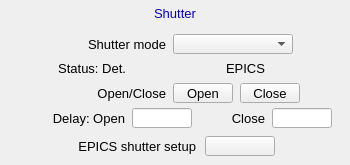
<?xml version="1.0" ?>
<ui version="4.0">
  <class>Dialog</class>
  <widget class="PyDMFrame" name="screen">
    <property name="geometry">
      <rect>
        <x>85</x>
        <y>111</y>
        <width>350</width>
        <height>165</height>
      </rect>
    </property>
    <property name="styleSheet">
      <string notr="true">PyDMFrame#screen {
  color: rgb(0, 0, 0);
  background-color: rgb(187, 187, 187);
  }</string>
    </property>
    <property name="windowTitle">
      <string>ADShutter</string>
    </property>
    <widget class="PyDMDrawingRectangle" name="rectangle">
      <property name="geometry">
        <rect>
          <x>122</x>
          <y>2</y>
          <width>107</width>
          <height>21</height>
        </rect>
      </property>
      <property name="brush" stdset="0">
        <brush brushstyle="SolidPattern">
          <color alpha="255">
            <red>218</red>
            <green>218</green>
            <blue>218</blue>
          </color>
        </brush>
      </property>
      <property name="penStyle" stdset="0">
        <enum>Qt::SolidLine</enum>
      </property>
      <property name="penColor" stdset="0">
        <color>
          <red>218</red>
          <green>218</green>
          <blue>218</blue>
        </color>
      </property>
      <property name="penWidth" stdset="0">
        <double>0</double>
      </property>
      <property name="penCapStyle" stdset="0">
        <enum>Qt::FlatCap</enum>
      </property>
      <property name="toolTip">
        <string>rectangle</string>
      </property>
    </widget>
    <widget class="PyDMDrawingRectangle" name="rectangle_1">
      <property name="geometry">
        <rect>
          <x>0</x>
          <y>0</y>
          <width>350</width>
          <height>165</height>
        </rect>
      </property>
      <property name="brush" stdset="0">
        <brush brushstyle="NoBrush">
          <color alpha="255">
            <red>0</red>
            <green>0</green>
            <blue>0</blue>
          </color>
        </brush>
      </property>
      <property name="penStyle" stdset="0">
        <enum>Qt::SolidLine</enum>
      </property>
      <property name="penColor" stdset="0">
        <color>
          <red>0</red>
          <green>0</green>
          <blue>0</blue>
        </color>
      </property>
      <property name="penWidth" stdset="0">
        <double>1</double>
      </property>
      <property name="penCapStyle" stdset="0">
        <enum>Qt::FlatCap</enum>
      </property>
      <property name="toolTip">
        <string>rectangle_1</string>
      </property>
    </widget>
    <widget class="QLabel" name="text">
      <property name="geometry">
        <rect>
          <x>140</x>
          <y>3</y>
          <width>70</width>
          <height>20</height>
        </rect>
      </property>
      <property name="text">
        <string>Shutter</string>
      </property>
      <property name="font" stdset="0">
        <font>
          <pointsize>10</pointsize>
        </font>
      </property>
      <property name="brush" stdset="0">
        <brush brushstyle="SolidPattern">
          <color alpha="255">
            <red>10</red>
            <green>0</green>
            <blue>184</blue>
          </color>
        </brush>
      </property>
      <property name="toolTip">
        <string>text</string>
      </property>
      <property name="alignment">
        <set>Qt::AlignCenter</set>
      </property>
      <property name="styleSheet">
        <string notr="true">QLabel#text {
  color: rgb(10, 0, 184);
  }</string>
      </property>
    </widget>
    <widget class="QLabel" name="text_1">
      <property name="geometry">
        <rect>
          <x>46</x>
          <y>34</y>
          <width>120</width>
          <height>20</height>
        </rect>
      </property>
      <property name="text">
        <string>Shutter mode</string>
      </property>
      <property name="font" stdset="0">
        <font>
          <pointsize>10</pointsize>
        </font>
      </property>
      <property name="brush" stdset="0">
        <brush brushstyle="SolidPattern">
          <color alpha="255">
            <red>0</red>
            <green>0</green>
            <blue>0</blue>
          </color>
        </brush>
      </property>
      <property name="toolTip">
        <string>text_1</string>
      </property>
      <property name="alignment">
        <set>Qt::AlignRight|Qt::AlignTrailing|Qt::AlignVCenter</set>
      </property>
      <property name="styleSheet">
        <string notr="true">QLabel#text_1 {
  color: rgb(0, 0, 0);
  }</string>
      </property>
    </widget>
    <widget class="PyDMEnumComboBox" name="menu">
      <property name="geometry">
        <rect>
          <x>173</x>
          <y>34</y>
          <width>120</width>
          <height>20</height>
        </rect>
      </property>
      <property name="toolTip">
        <string>${P}${R}ShutterMode</string>
      </property>
      <property name="channel" stdset="0">
        <string>ca://${P}${R}ShutterMode</string>
      </property>
      <property name="font" stdset="0">
        <font>
          <pointsize>10</pointsize>
        </font>
      </property>
      <property name="styleSheet">
        <string notr="true">PyDMEnumComboBox#menu {
  color: rgb(0, 0, 0);
  background-color: rgb(115, 223, 255);
  }</string>
      </property>
    </widget>
    <widget class="QLabel" name="text_2">
      <property name="geometry">
        <rect>
          <x>66</x>
          <y>83</y>
          <width>100</width>
          <height>20</height>
        </rect>
      </property>
      <property name="text">
        <string>Open/Close</string>
      </property>
      <property name="font" stdset="0">
        <font>
          <pointsize>10</pointsize>
        </font>
      </property>
      <property name="brush" stdset="0">
        <brush brushstyle="SolidPattern">
          <color alpha="255">
            <red>0</red>
            <green>0</green>
            <blue>0</blue>
          </color>
        </brush>
      </property>
      <property name="toolTip">
        <string>text_2</string>
      </property>
      <property name="alignment">
        <set>Qt::AlignRight|Qt::AlignTrailing|Qt::AlignVCenter</set>
      </property>
      <property name="styleSheet">
        <string notr="true">QLabel#text_2 {
  color: rgb(0, 0, 0);
  }</string>
      </property>
    </widget>
    <widget class="PyDMPushButton" name="message_button">
      <property name="geometry">
        <rect>
          <x>173</x>
          <y>83</y>
          <width>60</width>
          <height>20</height>
        </rect>
      </property>
      <property name="text">
        <string>Open</string>
      </property>
      <property name="font" stdset="0">
        <font>
          <pointsize>10</pointsize>
        </font>
      </property>
      <property name="toolTip">
        <string>${P}${R}ShutterControl</string>
      </property>
      <property name="channel" stdset="0">
        <string>ca://${P}${R}ShutterControl</string>
      </property>
      <property name="pressValue" stdset="0">
        <string>1</string>
      </property>
      <property name="styleSheet">
        <string notr="true">PyDMPushButton#message_button {
  color: rgb(0, 0, 0);
  background-color: rgb(115, 223, 255);
  }</string>
      </property>
    </widget>
    <widget class="PyDMPushButton" name="message_button_1">
      <property name="geometry">
        <rect>
          <x>240</x>
          <y>83</y>
          <width>60</width>
          <height>20</height>
        </rect>
      </property>
      <property name="text">
        <string>Close</string>
      </property>
      <property name="font" stdset="0">
        <font>
          <pointsize>10</pointsize>
        </font>
      </property>
      <property name="toolTip">
        <string>${P}${R}ShutterControl</string>
      </property>
      <property name="channel" stdset="0">
        <string>ca://${P}${R}ShutterControl</string>
      </property>
      <property name="pressValue" stdset="0">
        <string>0</string>
      </property>
      <property name="styleSheet">
        <string notr="true">PyDMPushButton#message_button_1 {
  color: rgb(0, 0, 0);
  background-color: rgb(115, 223, 255);
  }</string>
      </property>
    </widget>
    <widget class="QLabel" name="text_3">
      <property name="geometry">
        <rect>
          <x>6</x>
          <y>58</y>
          <width>120</width>
          <height>20</height>
        </rect>
      </property>
      <property name="text">
        <string>Status: Det.</string>
      </property>
      <property name="font" stdset="0">
        <font>
          <pointsize>10</pointsize>
        </font>
      </property>
      <property name="brush" stdset="0">
        <brush brushstyle="SolidPattern">
          <color alpha="255">
            <red>0</red>
            <green>0</green>
            <blue>0</blue>
          </color>
        </brush>
      </property>
      <property name="toolTip">
        <string>text_3</string>
      </property>
      <property name="alignment">
        <set>Qt::AlignRight|Qt::AlignTrailing|Qt::AlignVCenter</set>
      </property>
      <property name="styleSheet">
        <string notr="true">QLabel#text_3 {
  color: rgb(0, 0, 0);
  }</string>
      </property>
    </widget>
    <widget class="PyDMLabel" name="text_update">
      <property name="geometry">
        <rect>
          <x>132</x>
          <y>59</y>
          <width>60</width>
          <height>18</height>
        </rect>
      </property>
      <property name="toolTip">
        <string>PV: ${P}${R}ShutterStatus_RBV</string>
      </property>
      <property name="channel" stdset="0">
        <string>ca://${P}${R}ShutterStatus_RBV</string>
      </property>
      <property name="displayFormat" stdset="0">
        <enum>PyDMLabel::String</enum>
      </property>
      <property name="font" stdset="0">
        <font>
          <pointsize>10</pointsize>
        </font>
      </property>
      <property name="alignment">
        <set>Qt::AlignCenter</set>
      </property>
      <property name="textInteractionFlags">
        <set>Qt::TextSelectableByKeyboard|Qt::TextSelectableByMouse</set>
      </property>
      <property name="styleSheet">
        <string notr="true">PyDMLabel#text_update {
  color: rgb(10, 0, 184);
  background-color: rgb(218, 218, 218);
  }</string>
      </property>
    </widget>
    <widget class="PyDMLineEdit" name="text_entry">
      <property name="geometry">
        <rect>
          <x>132</x>
          <y>108</y>
          <width>60</width>
          <height>20</height>
        </rect>
      </property>
      <property name="channel" stdset="0">
        <string>ca://${P}${R}ShutterOpenDelay</string>
      </property>
      <property name="toolTip">
        <string>${P}${R}ShutterOpenDelay</string>
      </property>
      <property name="font" stdset="0">
        <font>
          <pointsize>10</pointsize>
        </font>
      </property>
      <property name="styleSheet">
        <string notr="true">PyDMLineEdit#text_entry {
  color: rgb(0, 0, 0);
  background-color: rgb(115, 223, 255);
  border: 1px solid black;
  margin: 0px;
  padding: 0px;
  spacing: 0px;
  }</string>
      </property>
    </widget>
    <widget class="QLabel" name="text_4">
      <property name="geometry">
        <rect>
          <x>15</x>
          <y>108</y>
          <width>110</width>
          <height>20</height>
        </rect>
      </property>
      <property name="text">
        <string>Delay: Open</string>
      </property>
      <property name="font" stdset="0">
        <font>
          <pointsize>10</pointsize>
        </font>
      </property>
      <property name="brush" stdset="0">
        <brush brushstyle="SolidPattern">
          <color alpha="255">
            <red>0</red>
            <green>0</green>
            <blue>0</blue>
          </color>
        </brush>
      </property>
      <property name="toolTip">
        <string>text_4</string>
      </property>
      <property name="alignment">
        <set>Qt::AlignRight|Qt::AlignTrailing|Qt::AlignVCenter</set>
      </property>
      <property name="styleSheet">
        <string notr="true">QLabel#text_4 {
  color: rgb(0, 0, 0);
  }</string>
      </property>
    </widget>
    <widget class="QLabel" name="text_5">
      <property name="geometry">
        <rect>
          <x>215</x>
          <y>108</y>
          <width>50</width>
          <height>20</height>
        </rect>
      </property>
      <property name="text">
        <string>Close</string>
      </property>
      <property name="font" stdset="0">
        <font>
          <pointsize>10</pointsize>
        </font>
      </property>
      <property name="brush" stdset="0">
        <brush brushstyle="SolidPattern">
          <color alpha="255">
            <red>0</red>
            <green>0</green>
            <blue>0</blue>
          </color>
        </brush>
      </property>
      <property name="toolTip">
        <string>text_5</string>
      </property>
      <property name="alignment">
        <set>Qt::AlignRight|Qt::AlignTrailing|Qt::AlignVCenter</set>
      </property>
      <property name="styleSheet">
        <string notr="true">QLabel#text_5 {
  color: rgb(0, 0, 0);
  }</string>
      </property>
    </widget>
    <widget class="PyDMLineEdit" name="text_entry_1">
      <property name="geometry">
        <rect>
          <x>272</x>
          <y>108</y>
          <width>60</width>
          <height>20</height>
        </rect>
      </property>
      <property name="channel" stdset="0">
        <string>ca://${P}${R}ShutterCloseDelay</string>
      </property>
      <property name="toolTip">
        <string>${P}${R}ShutterCloseDelay</string>
      </property>
      <property name="font" stdset="0">
        <font>
          <pointsize>10</pointsize>
        </font>
      </property>
      <property name="styleSheet">
        <string notr="true">PyDMLineEdit#text_entry_1 {
  color: rgb(0, 0, 0);
  background-color: rgb(115, 223, 255);
  border: 1px solid black;
  margin: 0px;
  padding: 0px;
  spacing: 0px;
  }</string>
      </property>
    </widget>
    <widget class="PyDMRelatedDisplayButton" name="related_display">
      <property name="geometry">
        <rect>
          <x>205</x>
          <y>136</y>
          <width>70</width>
          <height>20</height>
        </rect>
      </property>
      <property name="showIcon" stdset="0">
        <bool>true</bool>
      </property>
      <property name="font" stdset="0">
        <font>
          <pointsize>10</pointsize>
        </font>
      </property>
      <property name="styleSheet">
        <string notr="true">PyDMRelatedDisplayButton#related_display {
  color: rgb(0, 0, 0);
  background-color: rgb(115, 223, 255);
  }</string>
      </property>
      <property name="titles" stdset="0">
        <stringlist>
          <string>EPICS shutter setup</string>
        </stringlist>
      </property>
      <property name="filenames" stdset="0">
        <stringlist>
          <string>ADEpicsShutter.ui</string>
        </stringlist>
      </property>
      <property name="macros" stdset="0">
        <stringlist>
          <string>P=${P},R=${R}</string>
        </stringlist>
      </property>
      <property name="openInNewWindow" stdset="0">
        <bool>true</bool>
      </property>
    </widget>
    <widget class="QLabel" name="text_6">
      <property name="geometry">
        <rect>
          <x>6</x>
          <y>136</y>
          <width>190</width>
          <height>20</height>
        </rect>
      </property>
      <property name="text">
        <string>EPICS shutter setup</string>
      </property>
      <property name="font" stdset="0">
        <font>
          <pointsize>10</pointsize>
        </font>
      </property>
      <property name="brush" stdset="0">
        <brush brushstyle="SolidPattern">
          <color alpha="255">
            <red>0</red>
            <green>0</green>
            <blue>0</blue>
          </color>
        </brush>
      </property>
      <property name="toolTip">
        <string>text_6</string>
      </property>
      <property name="alignment">
        <set>Qt::AlignRight|Qt::AlignTrailing|Qt::AlignVCenter</set>
      </property>
      <property name="styleSheet">
        <string notr="true">QLabel#text_6 {
  color: rgb(0, 0, 0);
  }</string>
      </property>
    </widget>
    <widget class="QLabel" name="text_7">
      <property name="geometry">
        <rect>
          <x>215</x>
          <y>58</y>
          <width>50</width>
          <height>20</height>
        </rect>
      </property>
      <property name="text">
        <string>EPICS</string>
      </property>
      <property name="font" stdset="0">
        <font>
          <pointsize>10</pointsize>
        </font>
      </property>
      <property name="brush" stdset="0">
        <brush brushstyle="SolidPattern">
          <color alpha="255">
            <red>0</red>
            <green>0</green>
            <blue>0</blue>
          </color>
        </brush>
      </property>
      <property name="toolTip">
        <string>text_7</string>
      </property>
      <property name="alignment">
        <set>Qt::AlignRight|Qt::AlignTrailing|Qt::AlignVCenter</set>
      </property>
      <property name="styleSheet">
        <string notr="true">QLabel#text_7 {
  color: rgb(0, 0, 0);
  }</string>
      </property>
    </widget>
    <widget class="PyDMLabel" name="text_update_1">
      <property name="geometry">
        <rect>
          <x>272</x>
          <y>59</y>
          <width>60</width>
          <height>18</height>
        </rect>
      </property>
      <property name="toolTip">
        <string>PV: ${P}${R}ShutterStatusEPICS_RBV</string>
      </property>
      <property name="channel" stdset="0">
        <string>ca://${P}${R}ShutterStatusEPICS_RBV</string>
      </property>
      <property name="displayFormat" stdset="0">
        <enum>PyDMLabel::String</enum>
      </property>
      <property name="font" stdset="0">
        <font>
          <pointsize>10</pointsize>
        </font>
      </property>
      <property name="alignment">
        <set>Qt::AlignCenter</set>
      </property>
      <property name="textInteractionFlags">
        <set>Qt::TextSelectableByKeyboard|Qt::TextSelectableByMouse</set>
      </property>
      <property name="styleSheet">
        <string notr="true">PyDMLabel#text_update_1 {
  color: rgb(10, 0, 184);
  background-color: rgb(218, 218, 218);
  }</string>
      </property>
    </widget>
  </widget>
  <customwidgets>
    <customwidget>
      <class>PyDMDrawingRectangle</class>
      <extends>QWidget</extends>
      <header>pydm.widgets.drawing</header>
    </customwidget>
    <customwidget>
      <class>PyDMLabel</class>
      <extends>QLabel</extends>
      <header>pydm.widgets.label</header>
    </customwidget>
    <customwidget>
      <class>PyDMEnumComboBox</class>
      <extends>QComboBox</extends>
      <header>pydm.widgets.enum_combo_box</header>
    </customwidget>
    <customwidget>
      <class>PyDMPushButton</class>
      <extends>QPushButton</extends>
      <header>pydm.widgets.pushbutton</header>
    </customwidget>
    <customwidget>
      <class>PyDMLineEdit</class>
      <extends>QLineEdit</extends>
      <header>pydm.widgets.line_edit</header>
    </customwidget>
    <customwidget>
      <class>PyDMRelatedDisplayButton</class>
      <extends>QPushButton</extends>
      <header>pydm.widgets.related_display_button</header>
    </customwidget>
    <customwidget>
      <class>PyDMFrame</class>
      <extends>QFrame</extends>
      <header>pydm.widgets.frame</header>
    </customwidget>
  </customwidgets>
</ui>
